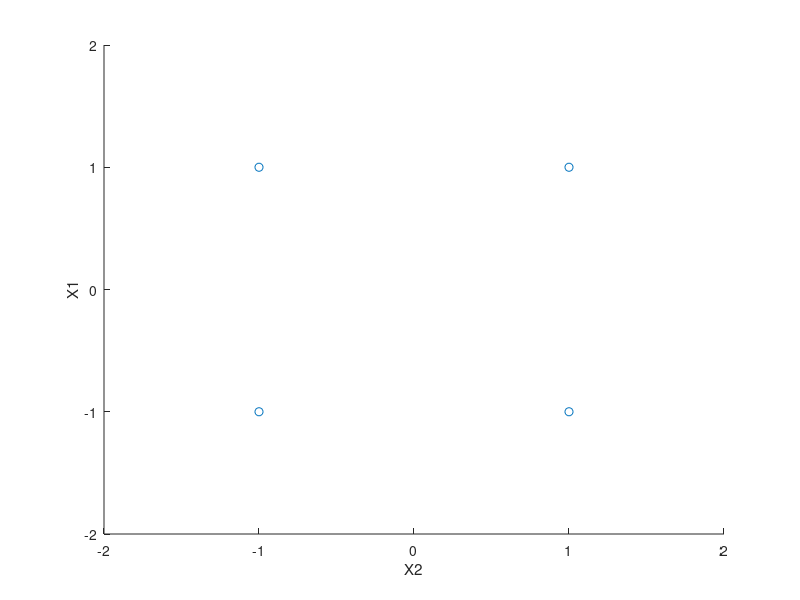

Here is the MATLAB script that generated this plot: (Note: this script raises an error after producing the figure.)
clear all,close all,clc
%TP2 
%ejercicio 1a perceptron 
%funcion and y or con un perceptron
%armo la matriz que caracteriza la tabla de una compuerta and

%cantidad de entradas
N_ENTRADAS = 2;
 
%  dataset binario para 4 entradas 
a = 0:(2^N_ENTRADAS)-1;
data_set = de2bi(a,'left-msb');
data_set(data_set == 0) = -1;

%%%%%%%% SALIDAS PARA EL DATASET (COMENTAR EL QUE NO SE USA)%%%%%%%%%%%

%salidas para el dataset AND de N entradas
data_set_outputs = -1 + zeros(1,2^N_ENTRADAS)';
data_set_outputs(2^N_ENTRADAS) = 1;
data_set_outputs;

% % salidas para el dataset OR de N entradas
% data_set_outputs = ones(1,2^N_ENTRADAS)';
% data_set_outputs(1) = -1;
% data_set_outputs;

%%%%-------MUESTRO EL DATASET------------------------------------------%%%

figure
hold on
plot(data_set(:,1),data_set(:,2),'o');
xlabel('X2')
ylabel('X1')
xlim([-2 2])
ylim([-2 2])

%%%----------------------------------------------------------------%%%

%inicializo el perceptron.    
W = randn(1,length(data_set(1,:))+1);
n = 0.1;  %learning rate
num_iteraciones = 0;

while (test_perceptron(W,data_set,data_set_outputs) ~= 1)
    
    num_iteraciones = num_iteraciones +1;
    filas = randperm(length(data_set(:,1)));

    for i = 1:length(data_set(:,1))

        X = [data_set(filas(i),:) 1]'; %le concateno un 1 debido al modelo

        y = my_sign(W*X);
        
        delta_y = data_set_outputs(i) - y;
        
        delta_w  = n*X*(delta_y);

        W = W + delta_w';
    end
end

t = -4:4;

plot(t,(-W(1)/W(2))*t - W(3)/W(2));

disp('CANTIDAD DE ITERACIONES:')
disp(num_iteraciones);